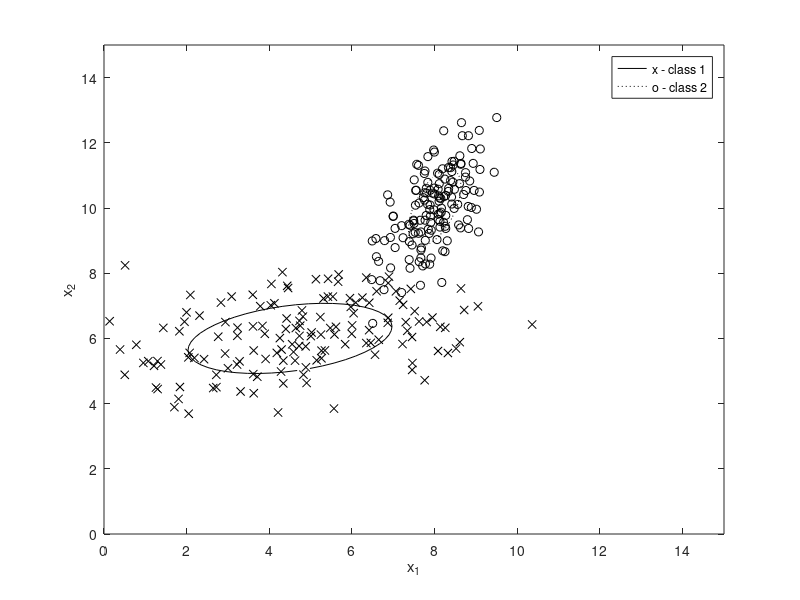
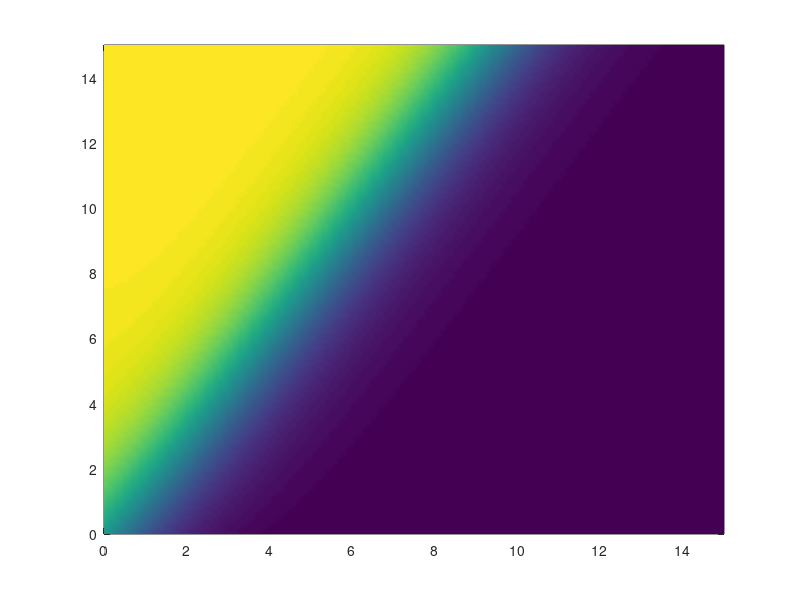

MATLAB code for these plots, in order: (Note: this script raises an error after producing the figures.)
% Neural Net classifier model

npts=1500;
m11=4.5;
s11=1;
m21=6;
s21=2.5;

m12=8;
s12=.5;
m22=10;
s22=1.25;

f11=s11.*randn([1 npts]);
f21=s21.*randn([1 npts]);
data1=[f11; f21];

f12=s12.*randn([1 npts]);
f22=s22.*randn([1 npts]);
data2=[f12; f22];

tilt1=(pi/180)*(-80);
tilt2=(pi/180)*(-20);

R1=[cos(tilt1) -sin(tilt1);
   sin(tilt1) cos(tilt1)];
R2=[cos(tilt2) -sin(tilt2);
   sin(tilt2) cos(tilt2)];

datap1=R1*data1;
datap2=R2*data2;

datap1(1,:) = datap1(1,:) + m11;
datap1(2,:) = datap1(2,:) + m21;
datap2(1,:) = datap2(1,:) + m12;
datap2(2,:) = datap2(2,:) + m22;

nptse=50;
x1=zeros([1 nptse]);
y1=zeros([1 nptse]);
x2=zeros([1 nptse]);
y2=zeros([1 nptse]);

% generate ellipse
for n=1:nptse, 
   theta=2*pi*n/nptse;
   x1(n)=s11*cos(theta);
   y1(n)=s21*sin(theta);
   x2(n)=s12*cos(theta);
   y2(n)=s22*sin(theta);
end;

ellp1=R1*[x1; y1];
ellp1(1,:)=ellp1(1,:)+m11;
ellp1(2,:)=ellp1(2,:)+m21;
ellp2=R2*[x2; y2];
ellp2(1,:)=ellp2(1,:)+m12;
ellp2(2,:)=ellp2(2,:)+m22;

figure(1);
plot(datap1(1,1:10:npts),datap1(2,1:10:npts),'kx',datap2(1,1:10:npts),datap2(2,1:10:npts),'ko');
axis([0 15 0 15]);

hold on;
h=plot(ellp1(1,:),ellp1(2,:),'k',ellp2(1,:),ellp2(2,:),'k:');
hold off;
legend(h,'x - class 1','o - class 2');
xlabel('x_1');
ylabel('x_2');

% simple neural net

a11=[.01 -.02];
a12=[.2 .025];
a13=[.5 .11];

a21=[.02 .03 .04];
a22=[.023 .043 .011];

mu=.1;

for n=1:npts,
 for q=1:1,  
   %xin1=datap1(1,n)/15;
   %xin2=datap1(2,n)/15;
   xin1=m11;
   xin2=m21;
   
   net11=a11(1)*xin1+a11(2)*xin2;	% hidden layer
   o11=1/(1+exp(-net11));
   %o11=net11;
   net12=a12(1)*xin1+a12(2)*xin2;
   o12=1/(1+exp(-net12));
   %o12=net12;
   net13=a13(1)*xin1+a13(2)*xin2;
   o13=1/(1+exp(-net13));
   %o13=net13;
   
   net21=a21(1)*o11+a21(2)*o12+a21(3)*o13;	% output layer
   o21=1/(1+exp(-net21));
   %o21=net21;
   net22=a22(1)*o11+a22(2)*o12+a22(3)*o13;
   o22=1/(1+exp(-net22));
   %o22=net22;
   
   e1=1-o21;	% training set 1
   e2=0-o22;
   
   fp=o21*(1-o21);
   a21(1)=a21(1)+mu*e1*fp*o11;	% update output layer
   a21(2)=a21(2)+mu*e1*fp*o12;   
   a21(3)=a21(3)+mu*e1*fp*o13;
   
   fp=o22*(1-o22);
   a22(1)=a22(1)+mu*e2*fp*o11;
   a22(2)=a22(2)+mu*e2*fp*o12;
   a22(3)=a22(3)+mu*e2*fp*o13;
   
   fp=o11*(1-o11);
   d1=fp*(a21(1)*e1 + a22(1)*e2);		% back propagate error
   fp=o12*(1-o12);
   d2=fp*(a21(2)*e1 + a22(2)*e2);
   fp=o13*(1-o13);
   d3=fp*(a21(3)*e1 + a22(3)*e2);
   
   fp=o11*(1-o11);
   a11(1)=a11(1)+mu*d1*fp*xin1;		% hidden layer update
   a11(2)=a11(2)+mu*d1*fp*xin2;
   fp=o12*(1-o12);
   a12(1)=a12(1)+mu*d2*fp*xin1;   
   a12(2)=a12(2)+mu*d2*fp*xin2;   
   fp=o13*(1-o13);
   a13(1)=a13(1)+mu*d3*fp*xin1;   
   a13(2)=a13(2)+mu*d3*fp*xin2;   
   
   % repeat for other class
   
   %xin1=datap2(1,n)/15;
   %xin2=datap2(2,n)/15;
   xin1=m12;
   xin2=m22;
   net11=a11(1)*xin1+a11(2)*xin2;	% hidden layer
   o11=1/(1+exp(-net11));
   %o11=net11;
   net12=a12(1)*xin1+a12(2)*xin2;
   o12=1/(1+exp(-net12));
   %o12=net12;
   net13=a13(1)*xin1+a13(2)*xin2;
   o13=1/(1+exp(-net13));
   %o13=net13;
   
   net21=a21(1)*o11+a21(2)*o12+a21(3)*o13;	% output layer
   o21=1/(1+exp(-net21));
   %o21=net21;
   net22=a22(1)*o11+a22(2)*o12+a22(3)*o13;
   o22=1/(1+exp(-net22));
   %o22=net22;
   
   e1=0-o21;	% training set 2
   e2=1-o22;
   
   fp=o11*(1-o11);
   d1=fp*(a21(1)*e1 + a22(1)*e2);		% back propagate error
   fp=o12*(1-o12);
   d2=fp*(a21(2)*e1 + a22(2)*e2);
   fp=o13*(1-o13);
   d3=fp*(a21(3)*e1 + a22(3)*e2);
   
   fp=o21*(1-o21);
   a21(1)=a21(1)+mu*e1*fp*o11;	% update output layer
   a21(2)=a21(2)+mu*e1*fp*o12;   
   a21(3)=a21(3)+mu*e1*fp*o13;
   
   fp=o22*(1-o22);
   a22(1)=a22(1)+mu*e2*fp*o11;
   a22(2)=a22(2)+mu*e2*fp*o12;
   a22(3)=a22(3)+mu*e2*fp*o13;
   
   fp=o11*(1-o11);
   a11(1)=a11(1)+mu*d1*fp*xin1;		% hidden layer update
   a11(2)=a11(2)+mu*d1*fp*xin2;
   fp=o12*(1-o12);
   a12(1)=a12(1)+mu*d2*fp*xin1;   
   a12(2)=a12(2)+mu*d2*fp*xin2;   
   fp=o13*(1-o13);
   a13(1)=a13(1)+mu*d3*fp*xin1;   
   a13(2)=a13(2)+mu*d3*fp*xin2;   
   
  end; 
end;
   
   
% nets been trained - lets look at output

[X Y] = meshgrid(0:.1:15,0:.1:15);
[Ny Nx]=size(X);
nncls1=zeros(size(X));
nncls2=zeros(size(X));

for nx=1:Nx,
   for ny=1:Ny,
      
      xin1 = X(ny,nx);
      xin2 = Y(ny,nx);
      
      net11=a11(1)*xin1+a11(2)*xin2;	% hidden layer
	   o11=1/(1+exp(-net11));
   	net12=a12(1)*xin1+a12(2)*xin2;
	   o12=1/(1+exp(-net12));
   	net13=a13(1)*xin1+a13(2)*xin2;
	   o13=1/(1+exp(-net13));
   
   	net21=a21(1)*o11+a21(2)*o12+a21(3)*o13;	% output layer
	   o21=1/(1+exp(-net21));
   	net22=a22(1)*o11+a22(2)*o12+a22(3)*o13;
	   o22=1/(1+exp(-net22));
      
      nncls1(ny,nx)=o21;
      nncls2(ny,nx)=o22;
   end;
 end;
 
 figure(2);
 pcolor(X,Y,nncls1);
 shading interp;
 colorbar('vert');
 
 figure(3);
 pcolor(X,Y,nncls2);
 shading interp;
 colorbar('vert');
 
